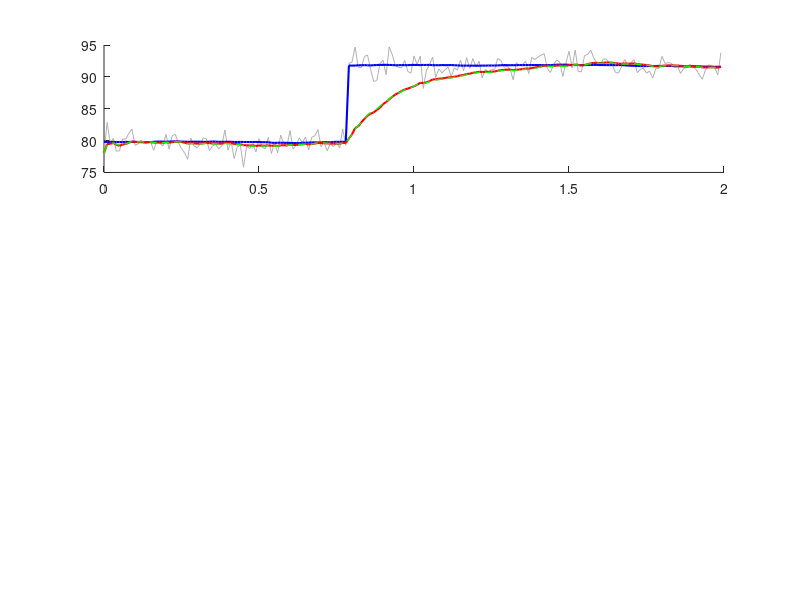

This chart was generated by the following MATLAB code: (Note: this script raises an error after producing the figure.)
% sim_kalman_l — 加权Kalman滤波 + 突变检测仿真
% 用23-26kHz实测L统计量生成模拟序列, 验证噪声抑制和阶跃响应
function sim_kalman_l()
rng(42);

% ---- 参数 (来自实测23-26kHz频段) ----
L_true_mean = 79.8;     % 修正后 L 均值 (μH)
L_true_std  = 0.8;      % 残余 L 波动 (μH)
I_typical   = 17.9;     % 典型 I_rms (A)
I_range     = [8 30];   % I_rms 工作范围 (A)

% 仿真时间
dt     = 0.010;          % 每帧 10ms
T_sim  = 2.0;            % 仿真 2 秒
N      = floor(T_sim / dt);
t      = (0:N-1)' * dt;

% ---- 生成模拟数据 ----
% L 真值: 缓变 (小幅度随机游走 B-H残余)
L_true = L_true_mean + cumsum(randn(N,1) * 0.02);
% 在 t=0.8s 处注入阶跃: +12μH (模拟铁锅→空载)
jump_idx = floor(0.8 / dt);
L_true(jump_idx:end) = L_true(jump_idx:end) + 12;

% I_rms 序列: 随机波动 (模拟不同功率档位)
I_seq = I_typical + randn(N,1) * 5;
I_seq = max(I_range(1), min(I_range(2), I_seq));

% 量测噪声: 与 I_rms 成反比
R0 = 2.5;  % 基准量测噪声 (μH²) @ I=10A
R = R0 ./ (I_seq / 10);  % 电流越大噪声越小
noise = randn(N,1) .* sqrt(R);

% 观测值
L_meas = L_true + noise;

% ---- 加权卡尔曼滤波 ----
% 状态: x = L
% 预测: x_pred = x_est (L 无动态模型)
% 更新: x_est = x_pred + K * (z - x_pred)
% 卡尔曼增益: K = P_pred / (P_pred + R)
% 协方差更新: P_est = (1-K) * P_pred
% 协方差预测: P_pred = P_est + Q

Q = 0.005;               % 过程噪声 (允许缓慢漂移)
P_init = 1.0;            % 初始协方差

x_est = zeros(N,1);      % 状态估计
P_est = zeros(N,1);      % 估计协方差
innov = zeros(N,1);      % 创新序列
K_gain = zeros(N,1);     % 卡尔曼增益

x = L_meas(1);           % 初始状态
P = P_init;

for k = 1:N
    % 预测
    x_pred = x;
    P_pred = P + Q;

    % 创新
    innov(k) = L_meas(k) - x_pred;

    % 卡尔曼增益 (加权: R 来自 I_seq)
    K = P_pred / (P_pred + R(k));
    K_gain(k) = K;

    % 更新
    x = x_pred + K * innov(k);
    P = (1 - K) * P_pred;

    x_est(k) = x;
    P_est(k) = P;
end

% ---- 突变检测 ----
% 稳态创新标准差 (取前 100 帧计算)
n_steady = min(100, jump_idx - 1);
innov_std = std(innov(1:n_steady));
detect_thresh = 3 * innov_std;

% 检测标记
detect_flags = abs(innov) > detect_thresh;
% 连续2帧触发才算 (去抖)
detect_confirmed = zeros(N,1);
for k = 2:N
    if detect_flags(k) && detect_flags(k-1)
        detect_confirmed(k) = 1;
    end
end

% 首次检测时间
first_detect = find(detect_confirmed, 1);
if ~isempty(first_detect)
    detect_time_ms = (first_detect - jump_idx) * dt * 1000;
else
    detect_time_ms = NaN;
end

% ---- 不加权对比 (固定 R) ----
R_fixed = mean(R);
x_fixed = L_meas(1); P_f = P_init;
x_est_fixed = zeros(N,1);
for k = 1:N
    x_pred = x_fixed;
    P_pred = P_f + Q;
    K_f = P_pred / (P_pred + R_fixed);
    x_fixed = x_pred + K_f * (L_meas(k) - x_pred);
    P_f = (1 - K_f) * P_pred;
    x_est_fixed(k) = x_fixed;
end

% ---- 统计 ----
steady_mask = 1:(jump_idx - 1);
after_jump_mask = (jump_idx + 50):N;  % 跳过过渡期

err_raw   = L_meas - L_true;
err_kal   = x_est - L_true;
err_fixed = x_est_fixed - L_true;

fprintf('========== Kalman 仿真结果 ==========\n');
fprintf('量测噪声 std: %.2f μH (min=%.2f @I_max, max=%.2f @I_min)\n', ...
    sqrt(mean(R)), sqrt(min(R)), sqrt(max(R)));
fprintf('\n--- 稳态段 (阶跃前) ---\n');
fprintf('               RMSE   std\n');
fprintf('Raw measurement: %.3f  %.3f μH\n', rms(err_raw(steady_mask)), std(err_raw(steady_mask)));
fprintf('Weighted Kalman: %.3f  %.3f μH\n', rms(err_kal(steady_mask)), std(err_kal(steady_mask)));
fprintf('Fixed Kalman:    %.3f  %.3f μH\n', rms(err_fixed(steady_mask)), std(err_fixed(steady_mask)));
fprintf('Kalman gain: mean=%.3f, P10=%.3f, P90=%.3f\n', ...
    mean(K_gain(steady_mask)), prctile(K_gain(steady_mask),10), prctile(K_gain(steady_mask),90));

fprintf('\n--- 阶跃检测 ---\n');
fprintf('创新 std (稳态): %.3f μH\n', innov_std);
fprintf('检测阈值 (3σ): %.3f μH\n', detect_thresh);
fprintf('首次检测延迟: %.0f ms\n', detect_time_ms);
fprintf('阶跃后10帧内创新值: ');
for k = 0:9
    fprintf('%.1f ', innov(jump_idx + k));
end
fprintf('\n');

fprintf('\n--- 阶跃后稳态段 ---\n');
fprintf('Weighted Kalman RMSE: %.3f μH\n', rms(err_kal(after_jump_mask)));

% ---- 绘图 ----
figure('Position',[50 200 1400 750]);

subplot(3,1,1);
hold on;
h1 = plot(t, L_meas, 'Color', [0.7 0.7 0.7], 'LineWidth',0.5);
h2 = plot(t, L_true, 'b-', 'LineWidth',1.5);
h3 = plot(t, x_est, 'r-', 'LineWidth',1.5);
h4 = plot(t, x_est_fixed, 'g--', 'LineWidth',1);
xline(0.8, 'k--', 'Jump');
ylabel('L (μH)');
legend([h1 h2 h3 h4], {'Measured','True','Weighted KF','Fixed KF'}, 'Location','best');
title('L 估计: 加权Kalman vs 固定Kalman');
grid on;

subplot(3,1,2);
hold on;
plot(t, innov, 'b-', 'LineWidth',0.8);
yline(detect_thresh, 'r--', '+3σ');
yline(-detect_thresh, 'r--', '-3σ');
% 标记检测点
dt_idx = find(detect_confirmed);
if ~isempty(dt_idx)
    plot(t(dt_idx), innov(dt_idx), 'ro', 'MarkerSize',6, 'MarkerFaceColor','r');
end
ylabel('Innovation (μH)');
title(sprintf('创新序列 + 突变检测 (3σ=%.2f μH, 检测延迟=%.0f ms)', detect_thresh, detect_time_ms));
grid on;

subplot(3,1,3);
yyaxis left;
plot(t, K_gain, 'b-', 'LineWidth',0.8); ylabel('Kalman Gain');
yyaxis right;
plot(t, I_seq, 'Color', [0.5 0.5 0.5], 'LineWidth',0.5); ylabel('I_{rms} (A)');
xlabel('Time (s)');
title('卡尔曼增益 vs I_{rms} (权重)');
grid on;

end
